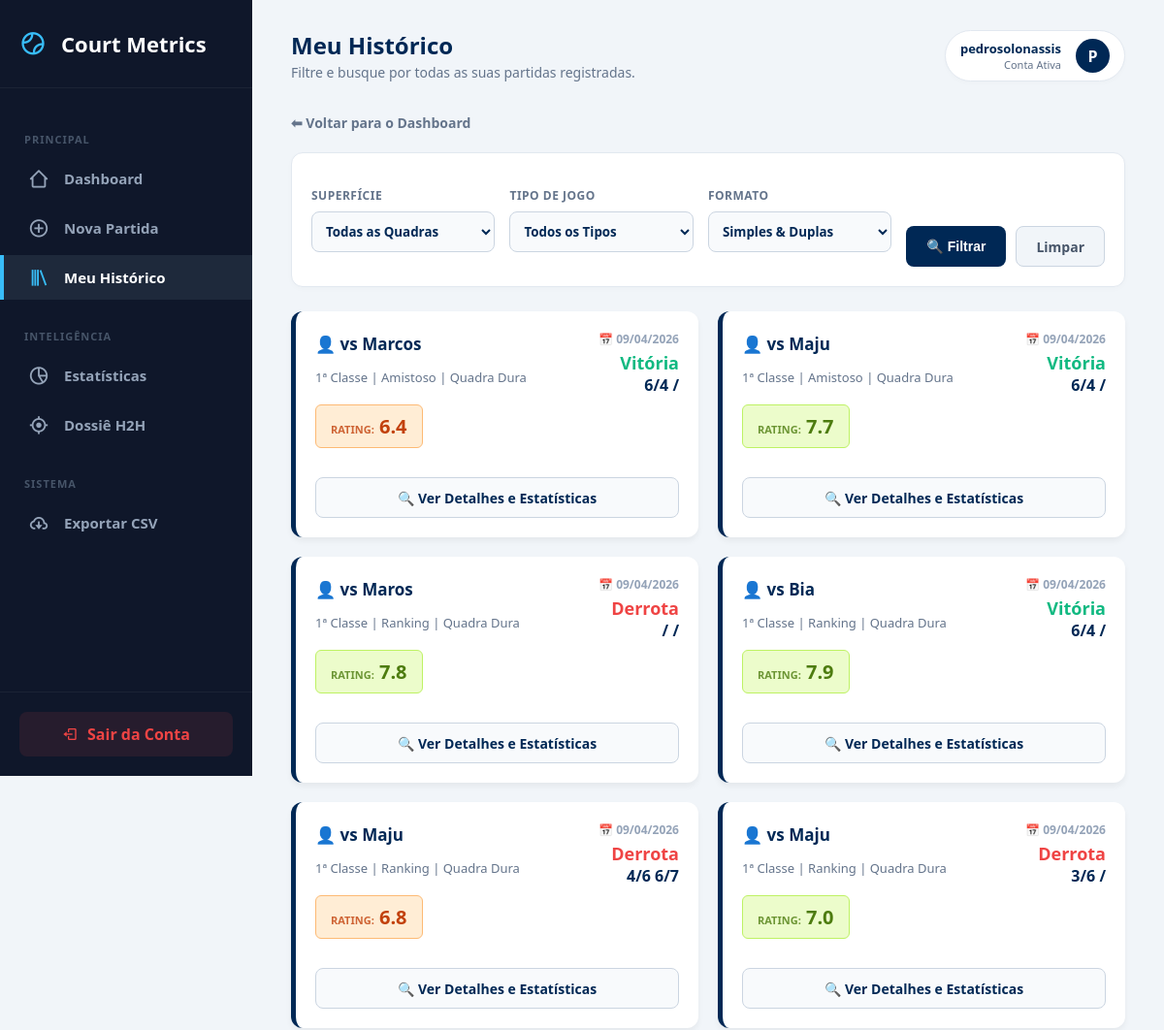
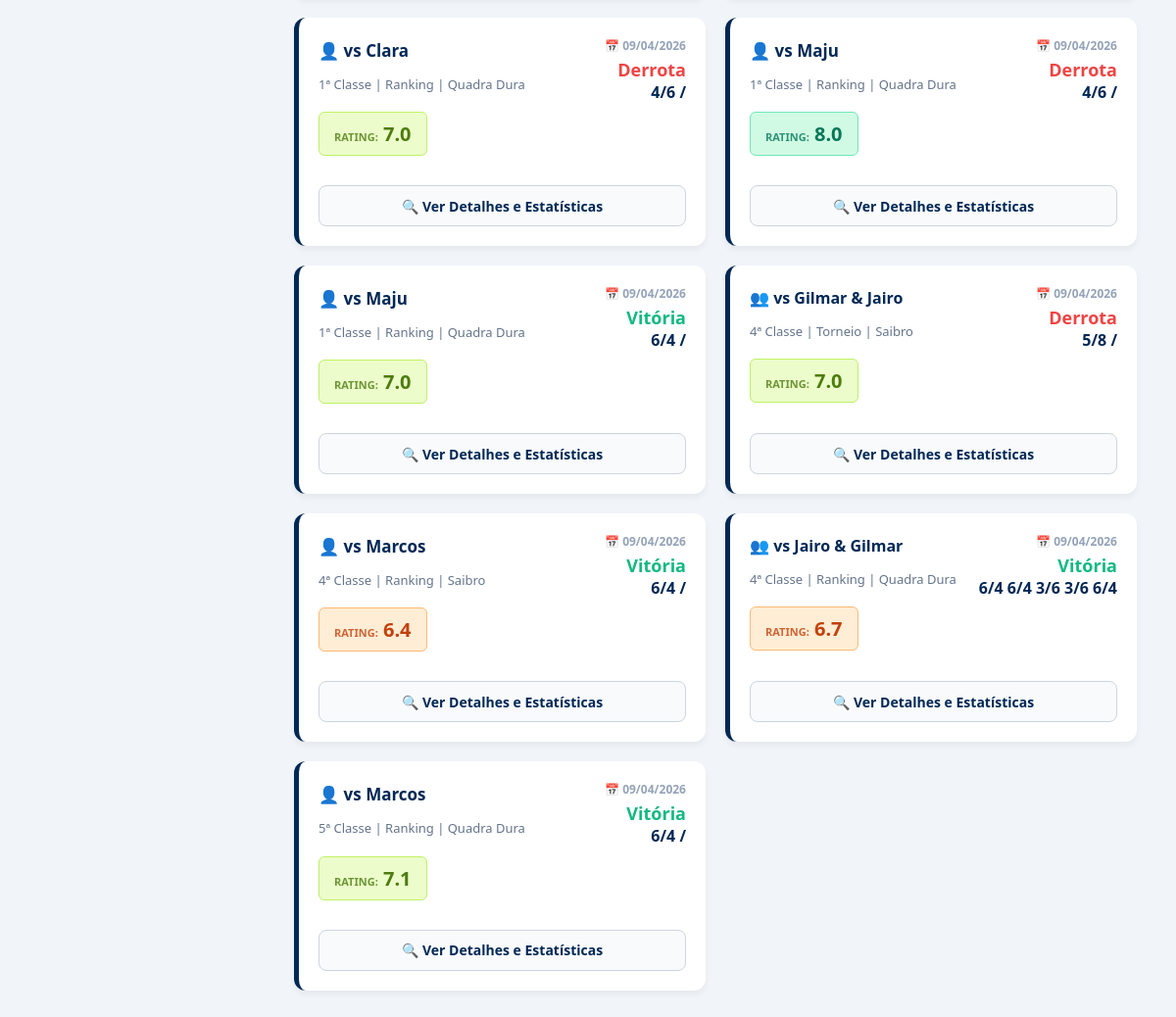
Screenshot of /history (signed in) with the database file from the repository (2 pictures, top to bottom).
### tables this page shows
CREATE TABLE matches (
        id INTEGER PRIMARY KEY AUTOINCREMENT,
        opponent TEXT,
        categoria TEXT,
        match_type TEXT, 
        surface TEXT,
        result TEXT,
        score TEXT,
        match_format TEXT,
        partner TEXT,
        opp_partner TEXT,
        forehand INTEGER,
        backhand INTEGER,
        serve INTEGER,
        first_serve INTEGER,
        second_serve INTEGER,
        double_faults INTEGER,
        return_serve INTEGER,
        slice INTEGER,
        volley INTEGER,
        smash INTEGER,
        dropshot INTEGER,
        footwork INTEGER,
        strategy INTEGER,
        winners INTEGER,
        unforced_errors INTEGER,
        performance_rating REAL,
        notes TEXT,
        match_date TEXT /* NOVA COLUNA: ÍNDICE 27 */
    , game_format TEXT DEFAULT 'Padrão', user_id INTEGER);

### app.py (the view)
@app.route("/history")
@login_required
def history():
    conn = sqlite3.connect("database.db")
    c = conn.cursor()
    f_surface = request.args.get("surface", "")
    f_type = request.args.get("match_type", "")
    f_format = request.args.get("match_format", "")
    query = "SELECT * FROM matches WHERE user_id = ?"
    params = [session["user_id"]]
    if f_surface:
        query += " AND surface = ?"
        params.append(f_surface)
    if f_type:
        query += " AND match_type = ?"
        params.append(f_type)
    if f_format:
        query += " AND match_format = ?"
        params.append(f_format)
    query += " ORDER BY match_date DESC, id DESC"
    c.execute(query, params)
    matches = c.fetchall()
    conn.close()
    filters = {
        "surface": f_surface,
        "match_type": f_type,
        "match_format": f_format
    }
    return render_template("history.html", matches=matches, filters=filters)

### app.py (called while the page is built)
def login_required(f):
    @wraps(f)
    def decorated_function(*args, **kwargs):
        if "user_id" not in session:
            return redirect("/login")
        return f(*args, **kwargs)
    return decorated_function

### templates/history.html (shortened to what this page needs)
{% extends 'base.html' %}
{% block page_title %}Meu Histórico{% endblock %}
{% block page_subtitle %}Filtre e busque por todas as suas partidas registradas.{% endblock %}
{% block content %}
    <div style="max-width: 1000px;">
        <div style="margin-bottom: 20px;">
            <a href="/" style="color: var(--text-slate); text-decoration: none; font-weight: bold; font-size: 14px;">⬅ Voltar para o Dashboard</a>
        </div>
        <form method="GET" action="/history" class="filter-bar">
            <div class="filter-group">
                <label class="filter-label">Superfície</label>
                <select name="surface" class="filter-select">
                    <option value="">Todas as Quadras</option>
                </select>
            </div>
            <div class="filter-group">
                <label class="filter-label">Tipo de Jogo</label>
                <select name="match_type" class="filter-select">
                    <option value="">Todos os Tipos</option>
                </select>
            </div>
            <div class="filter-group">
                <label class="filter-label">Formato</label>
                <select name="match_format" class="filter-select">
                    <option value="">Simples & Duplas</option>
                </select>
            </div>
            <div style="display: flex; gap: 10px;">
                <button type="submit" class="btn-main filter-btn">🔍 Filtrar</button>
                <a href="/history" class="btn-main filter-btn" style="background: #f1f5f9; color: #475569; border: 1px solid #cbd5e1;">Limpar</a>
            </div>
        </form>
        <div class="grid-cards">
        {% for match in matches %}
            <div class="match-card">
                <div>
                    <div style="position: absolute; top: 20px; right: 20px; text-align: right;">
                        <div style="font-size: 12px; color: #94a3b8; font-weight: bold; text-transform: uppercase; margin-bottom: 4px;">
                            📅 {{ match[27][8:10] }}/{{ match[27][5:7] }}/{{ match[27][0:4] }}
                        </div>
                        <span class="{% if match[5] == 'Vitória' %}badge-vitoria{% else %}badge-derrota{% endif %}">{{ match[5] }}</span><br>
                        <span style="color: var(--atp-blue); font-size: 16px; font-weight: 800;">{{ match[6] }}</span>
                    </div>
                    <div style="line-height: 1.7; padding-right: 90px;">
                        {% if 'Duplas' in match[7] %}
                            <strong style="color: var(--atp-blue); font-size: 16px; display: block; margin-bottom: 5px;">👥 vs {{ match[1] }} & {{ match[9] }}</strong>
                        {% else %}
                            <strong style="color: var(--atp-blue); font-size: 17px; display: block; margin-bottom: 5px;">👤 vs {{ match[1] }}</strong>
                        {% endif %}
                        <span style="color: var(--text-slate); font-size: 13px;">{{ match[2] }} | {{ match[3] }} | {{ match[4] }}</span>
                    </div>
                    {% set perf = match[25] %}
                    {% if perf >= 9.0 %}{% set pc, pb, pt = '#0e7490', '#cffafe', '#67e8f9' %}
                    {% elif perf >= 8.0 %}{% set pc, pb, pt = '#047857', '#d1fae5', '#6ee7b7' %}
                    {% elif perf >= 7.0 %}{% set pc, pb, pt = '#4d7c0f', '#ecfccb', '#bef264' %}
                    {% elif perf >= 6.0 %}{% set pc, pb, pt = '#c2410c', '#ffedd5', '#fdba74' %}
                    {% else %}{% set pc, pb, pt = '#b91c1c', '#fee2e2', '#fca5a5' %}{% endif %}
                    <div class="perf-badge" style="background: {{ pb }}; color: {{ pc }}; border-color: {{ pt }};">
                        <span style="font-size: 11px; text-transform: uppercase; opacity: 0.8;">Rating:</span> {{ "%.1f"|format(perf) }}
                    </div>
                </div>
                <a href="/match/{{ match[0] }}" class="btn-main" style="width: 100%; background: #f8fafc; color: var(--atp-blue); border: 1px solid #cbd5e1; text-align: center; text-decoration: none; display: flex; align-items: center; justify-content: center; box-sizing: border-box; margin-top: 15px;">
                    🔍 Ver Detalhes e Estatísticas
                </a>
            </div>
        {% endfor %}
        </div>
    </div>
{% endblock %}

### templates/base.html (shortened to what this page needs)
<!DOCTYPE html>
<html lang="pt-BR">
<head>
    <link rel="stylesheet" href="{{ url_for('static', filename='style.css') }}">
    <link href='https://unpkg.com/boxicons@2.1.4/css/boxicons.min.css' rel='stylesheet'>
</head>
<body>
    <nav class="sidebar" id="sidebar">
        <div class="sidebar-logo">
            <i class='bx bx-tennis-ball'></i>
            Court Metrics
        </div>
        <div class="nav-menu">
            <div class="nav-title">Principal</div>
            <a href="/" class="nav-item {% if request.path == '/' %}active{% endif %}">
                <i class='bx bx-home-alt-2'></i> Dashboard
            </a>
            <a href="/new_match" class="nav-item {% if request.path == '/new_match' %}active{% endif %}">
                <i class='bx bx-plus-circle'></i> Nova Partida
            </a>
            <a href="/history" class="nav-item {% if request.path == '/history' %}active{% endif %}">
                <i class='bx bx-library'></i> Meu Histórico
            </a>
            <div class="nav-title">Inteligência</div>
            <a href="/insights" class="nav-item {% if request.path == '/insights' %}active{% endif %}">
                <i class='bx bx-pie-chart-alt-2'></i> Estatísticas
            </a>
            <a href="/adversarios" class="nav-item {% if request.path == '/adversarios' or '/h2h/' in request.path %}active{% endif %}">
                <i class='bx bx-target-lock'></i> Dossiê H2H
            </a>
            <div class="nav-title">Sistema</div>
            <a href="/export" class="nav-item">
                <i class='bx bx-cloud-download'></i> Exportar CSV
            </a>
        </div>
        <div class="sidebar-footer">
            <a href="/logout" class="logout-btn">
                <i class='bx bx-log-out'></i> Sair da Conta
            </a>
        </div>
    </nav>
    <main class="main-content">
        <header class="top-header">
            <div class="header-title-area">
                <div>
                    <h1 style="margin: 0; color: var(--atp-blue); font-size: 24px;">{% block page_title %}Visão Geral{% endblock %}</h1>
                    <span style="color: var(--text-slate); font-size: 14px;">{% block page_subtitle %}Acompanhe sua evolução na quadra.{% endblock %}</span>
                </div>
            </div>
            <div class="user-profile">
                <div style="text-align: right;">
                    <div style="font-size: 13px; font-weight: bold; color: var(--atp-blue);">{{ session.username }}</div>
                    <div style="font-size: 11px; color: var(--text-slate);">Conta Ativa</div>
                </div>
                <div class="user-avatar">{{ session.username[0]|upper if session.username else 'A' }}</div>
            </div>
        </header>
        {% block content %}
        {% endblock %}
    </main>
</body>
</html>

### static/style.css (style rules this page uses)
:root { --bg-fundo: #F5F7FA; --bg-card: #FFFFFF; --texto-escuro: #333333; --texto-claro: #666666; --verde-tenis: #8BC34A; --azul-piscina: #26A69A; --borda: #E0E0E0; }
body { font-family: 'Segoe UI', Tahoma, Geneva, Verdana, sans-serif; background-color: var(--bg-fundo); color: var(--texto-escuro); margin: 0; padding: 20px; }
h1, h2, h3 { color: var(--texto-escuro); }
form { background-color: var(--bg-card); padding: 25px; border-radius: 8px; box-shadow: 0 2px 10px rgba(0,0,0,0.05); border-top: 4px solid var(--azul-piscina); }
label { font-weight: bold; color: var(--texto-escuro); margin-top: 15px; display: block; }
input[type="text"], select, textarea { width: 100%; padding: 10px; margin: 8px 0 15px 0; border: 1px solid var(--borda); border-radius: 4px; box-sizing: border-box; font-family: inherit; }

### templates/base.html (style rules this page uses)
:root { --atp-blue: #002855; --tennis-green: #d1ff00; --text-slate: #64748b; --sidebar-bg: #0f172a; --sidebar-hover: #1e293b; --sidebar-text: #94a3b8; --sidebar-active: #38bdf8; }
body { margin: 0; padding: 0; font-family: 'Segoe UI', Tahoma, sans-serif; background-color: #f1f5f9; display: flex; min-height: 100vh; overflow-x: hidden; }
.sidebar { width: 260px; background-color: var(--sidebar-bg); color: white; display: flex; flex-direction: column; position: fixed; height: 100vh; overflow-y: auto; transition: transform 0.3s ease; z-index: 1000; }
.sidebar-logo { padding: 30px 20px; display: flex; align-items: center; gap: 15px; font-size: 22px; font-weight: 900; color: white; border-bottom: 1px solid rgba(255,255,255,0.05); }
.sidebar-logo i { color: var(--sidebar-active); font-size: 28px; }
.nav-menu { flex: 1; padding: 20px 0; display: flex; flex-direction: column; gap: 5px; }
.nav-item { padding: 12px 25px; display: flex; align-items: center; gap: 15px; color: var(--sidebar-text); text-decoration: none; font-weight: 600; font-size: 15px; transition: 0.2s; border-left: 4px solid transparent; }
.nav-item i { font-size: 22px; }
.nav-item.active { background-color: var(--sidebar-hover); color: white; border-left-color: var(--sidebar-active); }
.nav-item.active i { color: var(--sidebar-active); }
.nav-title { font-size: 11px; text-transform: uppercase; color: #475569; font-weight: 900; letter-spacing: 1px; padding: 15px 25px 5px 25px; margin-top: 10px; }
.sidebar-footer { padding: 20px; border-top: 1px solid rgba(255,255,255,0.05); }
.logout-btn { display: flex; align-items: center; gap: 10px; justify-content: center; background-color: rgba(239, 68, 68, 0.1); color: #ef4444; width: 100%; padding: 12px; border-radius: 8px; text-decoration: none; font-weight: bold; transition: 0.2s; box-sizing: border-box; }
.main-content { flex: 1; margin-left: 260px; padding: 30px 40px; box-sizing: border-box; width: calc(100% - 260px); transition: margin 0.3s ease, width 0.3s ease; }
.top-header { display: flex; justify-content: space-between; align-items: center; margin-bottom: 30px; }
.header-title-area { display: flex; align-items: center; }
.user-profile { display: flex; align-items: center; gap: 15px; background: white; padding: 8px 15px; border-radius: 30px; box-shadow: 0 2px 5px rgba(0,0,0,0.02); border: 1px solid #e2e8f0; cursor: pointer; }
.user-avatar { width: 35px; height: 35px; background: var(--atp-blue); color: white; border-radius: 50%; display: flex; align-items: center; justify-content: center; font-weight: bold; }

### rows the page displays
matches: match_date "09", match_date "04", match_date "2026", result "Vitória", score "6/4 /", opponent "Marcos", categoria "1ª Classe", match_type "Amistoso", surface "Quadra Dura", performance_rating "6.4"
matches: match_date "09", match_date "04", match_date "2026", result "Vitória", score "6/4 /", opponent "Maju", categoria "1ª Classe", match_type "Amistoso", surface "Quadra Dura", performance_rating "7.7"
matches: match_date "09", match_date "04", match_date "2026", result "Derrota", score "/ /", opponent "Maros", categoria "1ª Classe", match_type "Ranking", surface "Quadra Dura", performance_rating "7.8"
matches: match_date "09", match_date "04", match_date "2026", result "Vitória", score "6/4 /", opponent "Bia", categoria "1ª Classe", match_type "Ranking", surface "Quadra Dura", performance_rating "7.9", {{ match[0] }} 10 (drawn)
matches: match_date "09", match_date "04", match_date "2026", result "Derrota", score "4/6 6/7", opponent "Maju", categoria "1ª Classe", match_type "Ranking", surface "Quadra Dura", performance_rating "6.8"
matches: match_date "09", match_date "04", match_date "2026", result "Derrota", score "3/6 /", opponent "Maju", categoria "1ª Classe", match_type "Ranking", surface "Quadra Dura", performance_rating "7.0"
matches: match_date "09", match_date "04", match_date "2026", result "Derrota", score "4/6 /", opponent "Clara", categoria "1ª Classe", match_type "Ranking", surface "Quadra Dura", performance_rating "7.0"
matches: match_date "09", match_date "04", match_date "2026", result "Derrota", score "4/6 /", opponent "Maju", categoria "1ª Classe", match_type "Ranking", surface "Quadra Dura", performance_rating "8.0"
matches: match_date "09", match_date "04", match_date "2026", result "Vitória", score "6/4 /", opponent "Maju", categoria "1ª Classe", match_type "Ranking", surface "Quadra Dura", performance_rating "7.0"
matches: match_date "09", match_date "04", match_date "2026", result "Derrota", score "5/8 /", opponent "Gilmar", opp_partner "Jairo", categoria "4ª Classe", match_type "Torneio", surface "Saibro", performance_rating "7.0"
matches: match_date "09", match_date "04", match_date "2026", result "Vitória", score "6/4 /", opponent "Marcos", categoria "4ª Classe", match_type "Ranking", surface "Saibro", performance_rating "6.4"
matches: match_date "09", match_date "04", match_date "2026", result "Vitória", score "6/4 6/4 3/6 3/6 6/4", opponent "Jairo", opp_partner "Gilmar", categoria "4ª Classe", match_type "Ranking", surface "Quadra Dura", performance_rating "6.7"
matches: match_date "09", match_date "04", match_date "2026", result "Vitória", score "6/4 /", opponent "Marcos", categoria "5ª Classe", match_type "Ranking", surface "Quadra Dura", performance_rating "7.1", {{ match[0] }} 1 (drawn)

### other values shown
{{ session.username }} "pedrosolonassis"
{{ session.username[0]|upper if session.username else 'A' }} "P"
